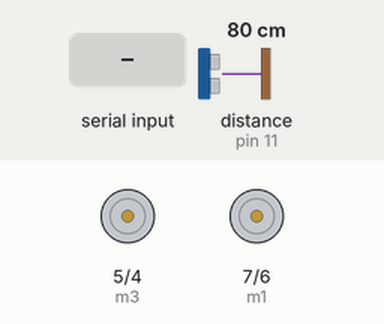
A sketch run on a simulated Arduino Uno, built with avr-gcc and run on an emulated ATmega328P. Parts: motor-driver pin pairs drawn as motors (green arrow = first pin HIGH = forward, orange = second pin HIGH = backward, longer = more drive). Wiring (inferred from the names in the program): ultrasonic range finder: trigger pin 12; echo pin 11. The inputs (shaded band) are chosen by the test bench; at power-on: distance to the obstacle (sensor on pin 11) 80 cm. The echo pulse lasts 58.3 µs per cm.

Above: at 1.2 s.
1.3 s: "F" received over Serial
At 1.8 s:
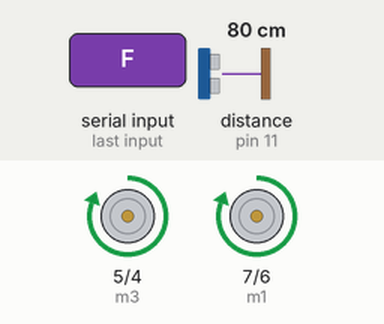
2.8 s: "B" received over Serial
At 4.0 s:
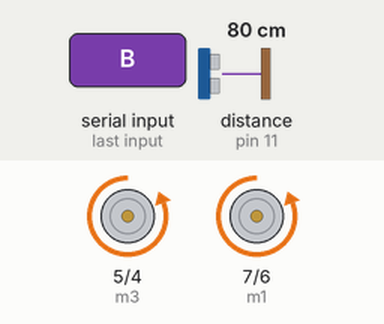
4.3 s: "R" received over Serial
At 5.2 s:
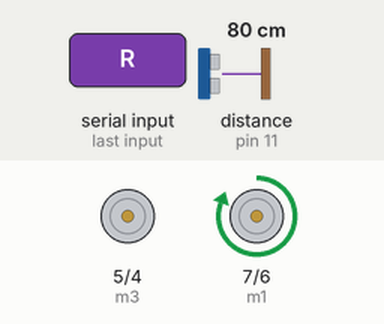
5.8 s: "L" received over Serial
At 6.4 s:
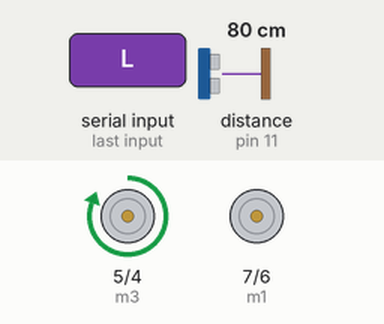
7.3 s: "z" received over Serial
At 7.6 s:
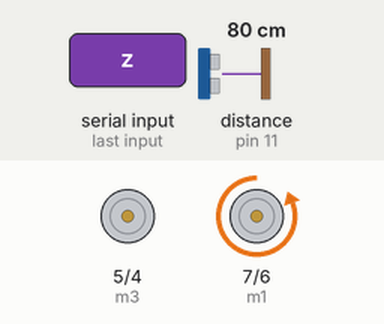
8.8 s: "c" received over Serial
At 9.9 s:
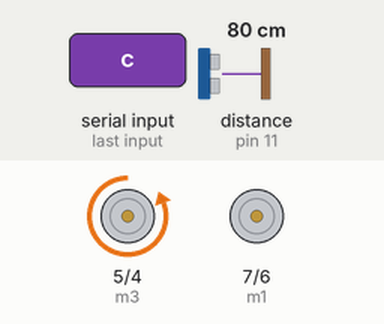
Timing chart, 0 to 11.3 s (numbered marks = the images above; inputs shaded):
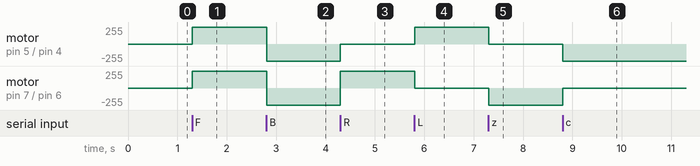

The sketch:

car.ino
```cpp
const int trigPin = 12;
const int echoPin = 11;
int m1 = 7;
int m2 = 6;
int m3 = 5;
int m4 = 4;

char initial;
int i;
void setup() {
  Serial.begin(9600);

  pinMode(trigPin, OUTPUT);
  pinMode(echoPin, INPUT);
  pinMode(m1, OUTPUT);
  pinMode(m2, OUTPUT);
  pinMode(m3, OUTPUT);
  pinMode(m4, OUTPUT);
}
long duration, distance;

void loop() {
  digitalWrite(trigPin, LOW);
  delayMicroseconds(2);
  digitalWrite(trigPin, HIGH);
  delayMicroseconds(10);
  digitalWrite(trigPin, LOW);
  duration = pulseIn(echoPin, HIGH);
  distance = duration / 58.2;
  if (Serial.available() > 0) {
    initial = Serial.read();
    //main[i++] = initial;
  }

  if (initial == 'F') {
    //forward

    //BT.println("FORWARD");
    if (distance < 30)
    {
      digitalWrite(m1, LOW);
      digitalWrite(m2, LOW);
      digitalWrite(m3, LOW);
      digitalWrite(m4, LOW);
      delay(100);
    }
    else
    {
      digitalWrite(m1, HIGH);
      digitalWrite(m3, HIGH);
      digitalWrite(m2, LOW);
      digitalWrite(m4, LOW);
    }
    i = 0;
  }
  if (initial == 'B') {
    //Backward
    //BT.println("BACK");

    digitalWrite(m2, HIGH);
    digitalWrite(m4, HIGH);
    digitalWrite(m1, LOW);
    digitalWrite(m3, LOW);
    i = 0;

  }

  if (initial == 'R') {

    //Right
    //BT.println("RIGHT");

    digitalWrite(m1, HIGH);
    digitalWrite(m2, LOW);
    digitalWrite(m3, LOW);
    digitalWrite(m4, LOW);
    i = 0;

  }

  if (initial == 'L') {
    //Left

    //BT.println("LEFT");

    digitalWrite(m3, HIGH);
    digitalWrite(m4, LOW);
    digitalWrite(m1, LOW);
    digitalWrite(m2, LOW);

    i = 0;

  }
  if (initial == 'P') {
    //stop

    //BT.println("STOP");
    digitalWrite(m3, LOW);
    digitalWrite(m4, LOW);
    digitalWrite(m1, LOW);
    digitalWrite(m2, LOW);
    i = 0;
  }
  if (initial == 'z') {

    //RightBack

    digitalWrite(m1, LOW);
    digitalWrite(m2, HIGH);
    digitalWrite(m3, LOW);
    digitalWrite(m4, LOW);
    i = 0;

  }
  if (initial == 'c') {

    //LeftBack
    digitalWrite(m1, LOW);
    digitalWrite(m2, LOW);
    digitalWrite(m3, LOW);
    digitalWrite(m4, HIGH);
    i = 0;

  }

  //delay(100);

}
```

Measured:
- after the input at 1.3 s, motor on pin 5 (m3) / pin 4 (m4), motor on pin 7 (m1) / pin 6 (m2): stopped → forward 255/255 at once
- after the input at 2.8 s, motor on pin 5 (m3) / pin 4 (m4), motor on pin 7 (m1) / pin 6 (m2): forward 255/255 → backward 255/255 at once
- after the input at 4.3 s, motor on pin 5 (m3) / pin 4 (m4): backward 255/255 → stopped at once; motor on pin 7 (m1) / pin 6 (m2): backward 255/255 → forward 255/255 at once
- after the input at 5.8 s, motor on pin 5 (m3) / pin 4 (m4): stopped → forward 255/255 at once; motor on pin 7 (m1) / pin 6 (m2): forward 255/255 → stopped at once
- after the input at 7.3 s, motor on pin 5 (m3) / pin 4 (m4): forward 255/255 → stopped at once; motor on pin 7 (m1) / pin 6 (m2): stopped → backward 255/255 at once
- after the input at 8.8 s, motor on pin 5 (m3) / pin 4 (m4): stopped → backward 255/255 at once; motor on pin 7 (m1) / pin 6 (m2): backward 255/255 → stopped at once
